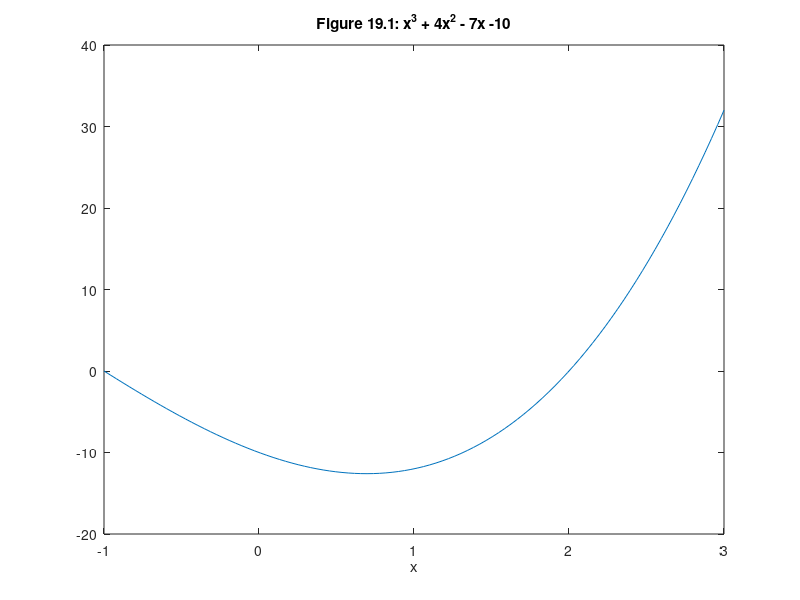

The MATLAB source for this figure:
x = linspace(-1,3);
p = [1 4 -7 -10];
v = polyval(p,x);
plot(x,v)
title('Figure 19.1: x{^3} + 4x{^2} - 7x -10')
xlabel('x')
